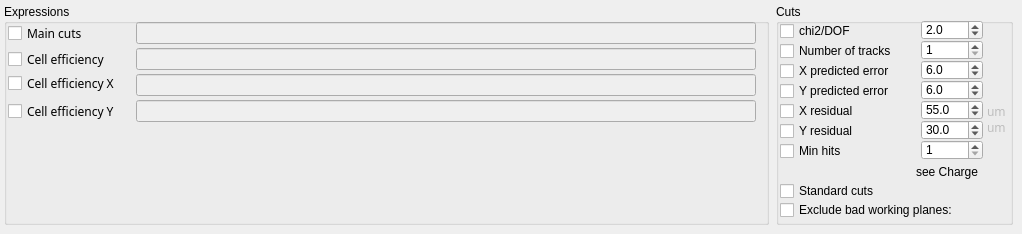
   <widget class="QWidget" name="efficiencyT">
    <attribute name="title">
     <string>Efficiency</string>
    </attribute>
    <widget class="QGroupBox" name="efficiencyCutsGB">
     <property name="geometry">
      <rect>
       <x>776</x>
       <y>4</y>
       <width>237</width>
       <height>221</height>
      </rect>
     </property>
     <property name="title">
      <string>Cuts</string>
     </property>
     <widget class="QCheckBox" name="chi2EfficiencyCutCB">
      <property name="geometry">
       <rect>
        <x>4</x>
        <y>16</y>
        <width>93</width>
        <height>22</height>
       </rect>
      </property>
      <property name="text">
       <string>chi2/DOF</string>
      </property>
     </widget>
     <widget class="QDoubleSpinBox" name="chi2EfficiencyCutSB">
      <property name="geometry">
       <rect>
        <x>145</x>
        <y>16</y>
        <width>62</width>
        <height>20</height>
       </rect>
      </property>
      <property name="decimals">
       <number>1</number>
      </property>
      <property name="minimum">
       <double>1.000000000000000</double>
      </property>
      <property name="maximum">
       <double>20.000000000000000</double>
      </property>
      <property name="singleStep">
       <double>0.500000000000000</double>
      </property>
      <property name="value">
       <double>2.000000000000000</double>
      </property>
     </widget>
     <widget class="QCheckBox" name="nTrackEfficiencyCutCB">
      <property name="geometry">
       <rect>
        <x>4</x>
        <y>36</y>
        <width>131</width>
        <height>22</height>
       </rect>
      </property>
      <property name="text">
       <string>Number of tracks</string>
      </property>
     </widget>
     <widget class="QSpinBox" name="nTrackEfficiencyCutSB">
      <property name="geometry">
       <rect>
        <x>145</x>
        <y>36</y>
        <width>62</width>
        <height>20</height>
       </rect>
      </property>
      <property name="layoutDirection">
       <enum>Qt::LeftToRight</enum>
      </property>
      <property name="minimum">
       <number>1</number>
      </property>
      <property name="maximum">
       <number>10</number>
      </property>
      <property name="value">
       <number>1</number>
      </property>
     </widget>
     <widget class="QCheckBox" name="yErrEfficiencyCutCB">
      <property name="geometry">
       <rect>
        <x>4</x>
        <y>76</y>
        <width>141</width>
        <height>22</height>
       </rect>
      </property>
      <property name="text">
       <string>Y predicted error</string>
      </property>
     </widget>
     <widget class="QDoubleSpinBox" name="yErrEfficiencyCutSB">
      <property name="geometry">
       <rect>
        <x>145</x>
        <y>76</y>
        <width>62</width>
        <height>20</height>
       </rect>
      </property>
      <property name="decimals">
       <number>1</number>
      </property>
      <property name="minimum">
       <double>0.000000000000000</double>
      </property>
      <property name="maximum">
       <double>50.000000000000000</double>
      </property>
      <property name="singleStep">
       <double>0.500000000000000</double>
      </property>
      <property name="value">
       <double>6.000000000000000</double>
      </property>
     </widget>
     <widget class="QLabel" name="xErrEffLB">
      <property name="enabled">
       <bool>false</bool>
      </property>
      <property name="geometry">
       <rect>
        <x>211</x>
        <y>112</y>
        <width>31</width>
        <height>22</height>
       </rect>
      </property>
      <property name="font">
       <font>
        <family>Sans Serif</family>
        <weight>50</weight>
        <bold>false</bold>
       </font>
      </property>
      <property name="text">
       <string>um</string>
      </property>
     </widget>
     <widget class="QCheckBox" name="xErrEfficiencyCutCB">
      <property name="geometry">
       <rect>
        <x>4</x>
        <y>56</y>
        <width>141</width>
        <height>22</height>
       </rect>
      </property>
      <property name="text">
       <string>X predicted error</string>
      </property>
     </widget>
     <widget class="QDoubleSpinBox" name="xErrEfficiencyCutSB">
      <property name="geometry">
       <rect>
        <x>145</x>
        <y>56</y>
        <width>62</width>
        <height>20</height>
       </rect>
      </property>
      <property name="decimals">
       <number>1</number>
      </property>
      <property name="minimum">
       <double>0.000000000000000</double>
      </property>
      <property name="maximum">
       <double>50.000000000000000</double>
      </property>
      <property name="singleStep">
       <double>0.500000000000000</double>
      </property>
      <property name="value">
       <double>6.000000000000000</double>
      </property>
     </widget>
     <widget class="QLabel" name="xErrEffCutLB">
      <property name="enabled">
       <bool>false</bool>
      </property>
      <property name="geometry">
       <rect>
        <x>211</x>
        <y>96</y>
        <width>31</width>
        <height>22</height>
       </rect>
      </property>
      <property name="font">
       <font>
        <family>Sans Serif</family>
        <weight>50</weight>
        <bold>false</bold>
       </font>
      </property>
      <property name="text">
       <string>um</string>
      </property>
     </widget>
     <widget class="QCheckBox" name="xEfficiencyCutCB">
      <property name="geometry">
       <rect>
        <x>4</x>
        <y>96</y>
        <width>130</width>
        <height>22</height>
       </rect>
      </property>
      <property name="text">
       <string>X residual</string>
      </property>
     </widget>
     <widget class="QDoubleSpinBox" name="yEfficiencyCutSB">
      <property name="geometry">
       <rect>
        <x>145</x>
        <y>116</y>
        <width>62</width>
        <height>20</height>
       </rect>
      </property>
      <property name="decimals">
       <number>1</number>
      </property>
      <property name="minimum">
       <double>-50.000000000000000</double>
      </property>
      <property name="maximum">
       <double>50.000000000000000</double>
      </property>
      <property name="singleStep">
       <double>0.500000000000000</double>
      </property>
      <property name="value">
       <double>30.000000000000000</double>
      </property>
     </widget>
     <widget class="QDoubleSpinBox" name="xEfficiencyCutSB">
      <property name="geometry">
       <rect>
        <x>145</x>
        <y>96</y>
        <width>62</width>
        <height>20</height>
       </rect>
      </property>
      <property name="decimals">
       <number>1</number>
      </property>
      <property name="minimum">
       <double>-75.000000000000000</double>
      </property>
      <property name="maximum">
       <double>75.000000000000000</double>
      </property>
      <property name="singleStep">
       <double>0.500000000000000</double>
      </property>
      <property name="value">
       <double>55.000000000000000</double>
      </property>
     </widget>
     <widget class="QCheckBox" name="yEfficiencyCutCB">
      <property name="geometry">
       <rect>
        <x>4</x>
        <y>116</y>
        <width>131</width>
        <height>22</height>
       </rect>
      </property>
      <property name="text">
       <string>Y residual</string>
      </property>
     </widget>
     <widget class="QCheckBox" name="hitsEfficiencyCutCB">
      <property name="geometry">
       <rect>
        <x>4</x>
        <y>136</y>
        <width>131</width>
        <height>22</height>
       </rect>
      </property>
      <property name="text">
       <string>Min hits</string>
      </property>
     </widget>
     <widget class="customSpinBox" name="hitsEfficiencyCutSB">
      <property name="geometry">
       <rect>
        <x>145</x>
        <y>136</y>
        <width>62</width>
        <height>20</height>
       </rect>
      </property>
      <property name="layoutDirection">
       <enum>Qt::LeftToRight</enum>
      </property>
      <property name="minimum">
       <number>1</number>
      </property>
      <property name="maximum">
       <number>50</number>
      </property>
      <property name="value">
       <number>1</number>
      </property>
     </widget>
     <widget class="QLabel" name="label_5">
      <property name="geometry">
       <rect>
        <x>140</x>
        <y>160</y>
        <width>81</width>
        <height>16</height>
       </rect>
      </property>
      <property name="text">
       <string>see Charge</string>
      </property>
     </widget>
     <widget class="customCheckBox" name="efficiencyStandardCutsCB">
      <property name="geometry">
       <rect>
        <x>4</x>
        <y>176</y>
        <width>131</width>
        <height>22</height>
       </rect>
      </property>
      <property name="text">
       <string>Standard cuts</string>
      </property>
     </widget>
     <widget class="customCheckBox" name="efficiencyExcludeBadPlanesCB">
      <property name="geometry">
       <rect>
        <x>4</x>
        <y>196</y>
        <width>231</width>
        <height>20</height>
       </rect>
      </property>
      <property name="text">
       <string>Exclude bad working planes:</string>
      </property>
     </widget>
    </widget>
    <widget class="QGroupBox" name="groupBox_7">
     <property name="geometry">
      <rect>
       <x>4</x>
       <y>4</y>
       <width>765</width>
       <height>221</height>
      </rect>
     </property>
     <property name="font">
      <font>
       <pointsize>9</pointsize>
       <weight>50</weight>
       <bold>false</bold>
      </font>
     </property>
     <property name="title">
      <string>Expressions</string>
     </property>
     <widget class="customLineEdit" name="efficiencyCuts4LE">
      <property name="enabled">
       <bool>false</bool>
      </property>
      <property name="geometry">
       <rect>
        <x>132</x>
        <y>96</y>
        <width>620</width>
        <height>22</height>
       </rect>
      </property>
      <property name="palette">
       <palette>
        <active>
         <colorrole role="Text">
          <brush brushstyle="SolidPattern">
           <color alpha="255">
            <red>0</red>
            <green>0</green>
            <blue>255</blue>
           </color>
          </brush>
         </colorrole>
        </active>
        <inactive>
         <colorrole role="Text">
          <brush brushstyle="SolidPattern">
           <color alpha="255">
            <red>0</red>
            <green>0</green>
            <blue>255</blue>
           </color>
          </brush>
         </colorrole>
        </inactive>
        <disabled>
         <colorrole role="Text">
          <brush brushstyle="SolidPattern">
           <color alpha="255">
            <red>118</red>
            <green>118</green>
            <blue>117</blue>
           </color>
          </brush>
         </colorrole>
        </disabled>
       </palette>
      </property>
      <property name="font">
       <font>
        <family>Sans Serif</family>
        <weight>75</weight>
        <bold>true</bold>
       </font>
      </property>
     </widget>
     <widget class="customLineEdit" name="efficiencyCuts2LE">
      <property name="enabled">
       <bool>false</bool>
      </property>
      <property name="geometry">
       <rect>
        <x>132</x>
        <y>44</y>
        <width>620</width>
        <height>22</height>
       </rect>
      </property>
      <property name="palette">
       <palette>
        <active>
         <colorrole role="Text">
          <brush brushstyle="SolidPattern">
           <color alpha="255">
            <red>0</red>
            <green>0</green>
            <blue>255</blue>
           </color>
          </brush>
         </colorrole>
        </active>
        <inactive>
         <colorrole role="Text">
          <brush brushstyle="SolidPattern">
           <color alpha="255">
            <red>0</red>
            <green>0</green>
            <blue>255</blue>
           </color>
          </brush>
         </colorrole>
        </inactive>
        <disabled>
         <colorrole role="Text">
          <brush brushstyle="SolidPattern">
           <color alpha="255">
            <red>118</red>
            <green>118</green>
            <blue>117</blue>
           </color>
          </brush>
         </colorrole>
        </disabled>
       </palette>
      </property>
      <property name="font">
       <font>
        <family>Sans Serif</family>
        <weight>75</weight>
        <bold>true</bold>
       </font>
      </property>
     </widget>
     <widget class="QCheckBox" name="efficiencyCuts2CB">
      <property name="geometry">
       <rect>
        <x>4</x>
        <y>44</y>
        <width>131</width>
        <height>22</height>
       </rect>
      </property>
      <property name="font">
       <font>
        <family>Sans Serif</family>
        <weight>50</weight>
        <bold>false</bold>
       </font>
      </property>
      <property name="text">
       <string>Cell efficiency</string>
      </property>
     </widget>
     <widget class="QCheckBox" name="efficiencyCuts3CB">
      <property name="geometry">
       <rect>
        <x>4</x>
        <y>68</y>
        <width>141</width>
        <height>22</height>
       </rect>
      </property>
      <property name="font">
       <font>
        <family>Sans Serif</family>
        <weight>50</weight>
        <bold>false</bold>
       </font>
      </property>
      <property name="text">
       <string>Cell efficiency X</string>
      </property>
     </widget>
     <widget class="QCheckBox" name="efficiencyCuts4CB">
      <property name="geometry">
       <rect>
        <x>4</x>
        <y>96</y>
        <width>141</width>
        <height>22</height>
       </rect>
      </property>
      <property name="font">
       <font>
        <family>Sans Serif</family>
        <weight>50</weight>
        <bold>false</bold>
       </font>
      </property>
      <property name="text">
       <string>Cell efficiency Y</string>
      </property>
     </widget>
     <widget class="customLineEdit" name="efficiencyCuts3LE">
      <property name="enabled">
       <bool>false</bool>
      </property>
      <property name="geometry">
       <rect>
        <x>132</x>
        <y>70</y>
        <width>620</width>
        <height>22</height>
       </rect>
      </property>
      <property name="palette">
       <palette>
        <active>
         <colorrole role="Text">
          <brush brushstyle="SolidPattern">
           <color alpha="255">
            <red>0</red>
            <green>0</green>
            <blue>255</blue>
           </color>
          </brush>
         </colorrole>
        </active>
        <inactive>
         <colorrole role="Text">
          <brush brushstyle="SolidPattern">
           <color alpha="255">
            <red>0</red>
            <green>0</green>
            <blue>255</blue>
           </color>
          </brush>
         </colorrole>
        </inactive>
        <disabled>
         <colorrole role="Text">
          <brush brushstyle="SolidPattern">
           <color alpha="255">
            <red>118</red>
            <green>118</green>
            <blue>117</blue>
           </color>
          </brush>
         </colorrole>
        </disabled>
       </palette>
      </property>
      <property name="font">
       <font>
        <family>Sans Serif</family>
        <weight>75</weight>
        <bold>true</bold>
       </font>
      </property>
     </widget>
     <widget class="customLineEdit" name="efficiencyMainCutsLE">
      <property name="enabled">
       <bool>false</bool>
      </property>
      <property name="geometry">
       <rect>
        <x>132</x>
        <y>18</y>
        <width>620</width>
        <height>22</height>
       </rect>
      </property>
      <property name="palette">
       <palette>
        <active>
         <colorrole role="Text">
          <brush brushstyle="SolidPattern">
           <color alpha="255">
            <red>0</red>
            <green>0</green>
            <blue>255</blue>
           </color>
          </brush>
         </colorrole>
        </active>
        <inactive>
         <colorrole role="Text">
          <brush brushstyle="SolidPattern">
           <color alpha="255">
            <red>0</red>
            <green>0</green>
            <blue>255</blue>
           </color>
          </brush>
         </colorrole>
        </inactive>
        <disabled>
         <colorrole role="Text">
          <brush brushstyle="SolidPattern">
           <color alpha="255">
            <red>118</red>
            <green>118</green>
            <blue>117</blue>
           </color>
          </brush>
         </colorrole>
        </disabled>
       </palette>
      </property>
      <property name="font">
       <font>
        <family>Sans Serif</family>
        <weight>75</weight>
        <bold>true</bold>
       </font>
      </property>
     </widget>
     <widget class="QCheckBox" name="efficiencyMainCutsCB">
      <property name="geometry">
       <rect>
        <x>4</x>
        <y>18</y>
        <width>106</width>
        <height>22</height>
       </rect>
      </property>
      <property name="font">
       <font>
        <family>Sans Serif</family>
        <weight>50</weight>
        <bold>false</bold>
       </font>
      </property>
      <property name="text">
       <string>Main cuts</string>
      </property>
     </widget>
    </widget>
   </widget>
